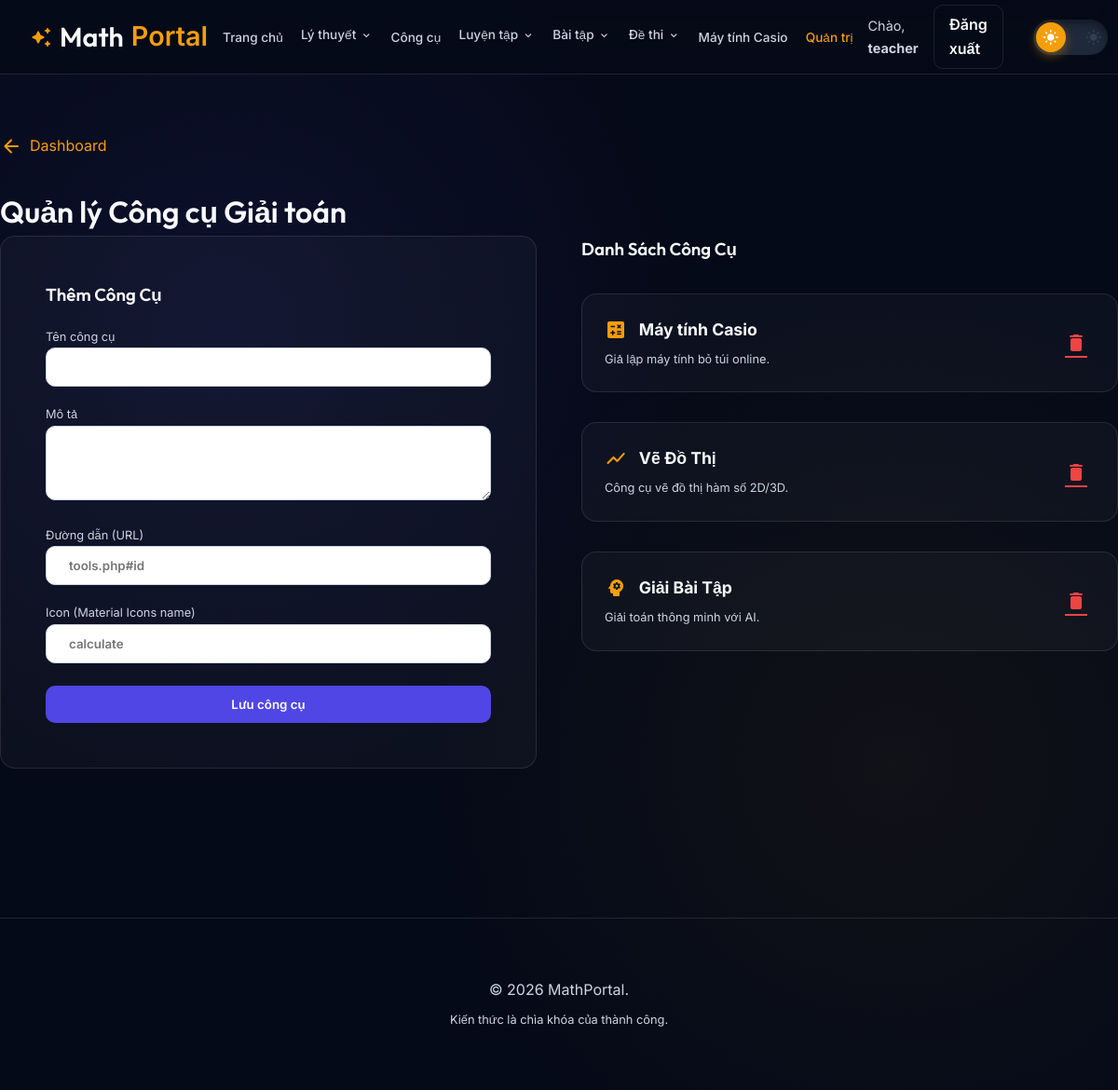
The page /admin/manage_tools.php (signed in) on the database its author committed.
### tables this page shows
CREATE TABLE `tools` (
  `id` int(11) NOT NULL,
  `name` varchar(255) NOT NULL,
  `description` text DEFAULT NULL,
  `link` varchar(255) NOT NULL,
  `icon` varchar(50) NOT NULL
);

### admin/manage_tools.php (the view, shortened to what this page needs)
<?php
require_once '../includes/functions.php';
$tools = $pdo->query("SELECT * FROM tools")->fetchAll();
include '../includes/header.php';
?>
<main class="container" style="padding: 4rem 0;">
    <a href="dashboard.php" style="color: var(--accent); text-decoration: none; display: flex; align-items: center; gap: 0.5rem; margin-bottom: 2rem;">
        <span class="material-icons-round">arrow_back</span> Dashboard
    </a>
    <h1>Quản lý Công cụ Giải toán</h1>
    <div style="display: grid; grid-template-columns: 1fr 1fr; gap: 3rem;">
        <section class="content-wrapper" style="margin: 0;">
            <h3>Thêm Công Cụ</h3>
            <form method="POST">
                <div style="margin: 1rem 0;">
                    <label style="font-size: 0.8rem; color: var(--text-muted);">Tên công cụ</label>
                    <input type="text" name="name" required class="btn btn-outline" style="width: 100%; text-align: left;">
                </div>
                <div style="margin-bottom: 1rem;">
                    <label style="font-size: 0.8rem; color: var(--text-muted);">Mô tả</label>
                    <textarea name="description" required class="btn btn-outline" style="width: 100%; text-align: left; min-height: 80px;"></textarea>
                </div>
                <div style="margin-bottom: 1rem;">
                    <label style="font-size: 0.8rem; color: var(--text-muted);">Đường dẫn (URL)</label>
                    <input type="text" name="link" required class="btn btn-outline" style="width: 100%; text-align: left;" placeholder="tools.php#id">
                </div>
                <div style="margin-bottom: 1.5rem;">
                    <label style="font-size: 0.8rem; color: var(--text-muted);">Icon (Material Icons name)</label>
                    <input type="text" name="icon" required class="btn btn-outline" style="width: 100%; text-align: left;" placeholder="calculate">
                </div>
                <button type="submit" name="add_tool" class="btn btn-primary" style="width: 100%;">Lưu công cụ</button>
            </form>
        </section>
        <section>
            <h3>Danh Sách Công Cụ</h3>
            <?php foreach($tools as $t): ?>
                <div class="content-wrapper" style="padding: 1.5rem; margin-bottom: 1rem; display: flex; justify-content: space-between; align-items: center;">
                    <div>
                        <div style="display: flex; align-items: center; gap: 0.8rem; margin-bottom: 0.5rem;">
                            <span class="material-icons-round" style="color: var(--accent);"><?php echo $t['icon']; ?></span>
                            <strong style="font-size: 1.1rem;"><?php echo $t['name']; ?></strong>
                        </div>
                        <p style="font-size: 0.8rem; color: var(--text-muted);"><?php echo $t['description']; ?></p>
                    </div>
                    <a href="<?php echo BASE_URL; ?>admin/manage_tools.php?delete=<?php echo $t['id']; ?>" onclick="return confirm('Xóa?')" style="color: #ef4444; display: inline-flex; align-items: center; justify-content: center; width: 40px; height: 40px; border-radius: 50%; transition: background 0.3s;" onmouseover="this.style.background='rgba(239, 68, 68, 0.1)'" onmouseout="this.style.background='transparent'">
                        <span class="material-icons-round">delete</span>
                    </a>
                </div>
            <?php endforeach; ?>
        </section>
    </div>
</main>
<?php include '../includes/footer.php'; ?>

### assets/css/style.css (style rules this page uses)
:root { --bg-color: #050a18; --card-bg: rgba(255, 255, 255, 0.03); --glass-bg: rgba(255, 255, 255, 0.05); --glass-border: rgba(255, 255, 255, 0.1); --primary: #4f46e5; --primary-light: #818cf8; --accent: #f59e0b; --text-main: #f8fafc; --text-muted: #cbd5e1; --nav-height: 80px; --radius: 16px; --shadow: 0 10px 30px -10px rgba(0, 0, 0, 0.5); --nav-bg: rgba(5, 10, 24, 0.8); }
* { margin: 0; padding: 0; box-sizing: border-box; font-family: 'Inter', sans-serif; }
body { background-color: var(--bg-color); color: var(--text-main); line-height: 1.6; overflow-x: hidden; background-image: radial-gradient(circle at 20% 30%, rgba(79, 70, 229, 0.1) 0%, transparent 40%), radial-gradient(circle at 80% 70%, rgba(245, 158, 11, 0.05) 0%, transparent 40%); min-height: 100vh; transition: background-color 0.4s ease, color 0.4s ease; }
h1, h2, h3, .nav-logo { font-family: 'Outfit', sans-serif; font-weight: 600; }
.container { max-width: 1200px; margin: 0 auto; padding: 0 2rem; }
.btn { display: inline-block; padding: 0.75rem 1.5rem; border-radius: 10px; text-decoration: none; font-weight: 600; transition: all 0.3s ease; cursor: pointer; border: none; }
.btn-primary { background: var(--primary); color: white; }
.btn-outline { background: transparent; border: 1px solid var(--glass-border); color: var(--text-main); }
select, input, textarea { background-color: #ffffff !important; color: #000000 !important; border: 1px solid #cbd5e1 !important; border-radius: 8px; padding: 0.8rem; outline: none; transition: all 0.3s; -webkit-appearance: listbox !important; }
.content-wrapper { background: var(--card-bg); border: 1px solid var(--glass-border); border-radius: var(--radius); padding: 3rem; margin: 2rem 0; }
:root { --calc-body: #1a1a1a; --calc-rim: #2d2d2d; --lcd-bg: #8ba88e; --btn-num: #333; --btn-func: #1e1e1e; --btn-shift: #d97706; --btn-alpha: #dc2626; --btn-special: #475569; --text-lcd: #1a2421; }

### rows shown on the page
tools: name "Máy tính Casio", description "Giả lập máy tính bỏ túi online."
tools: name "Vẽ Đồ Thị", description "Công cụ vẽ đồ thị hàm số 2D/3D."
tools: name "Giải Bài Tập", description "Giải toán thông minh với AI."

### other values the page prints
$_SESSION['user']['username'] "teacher"
